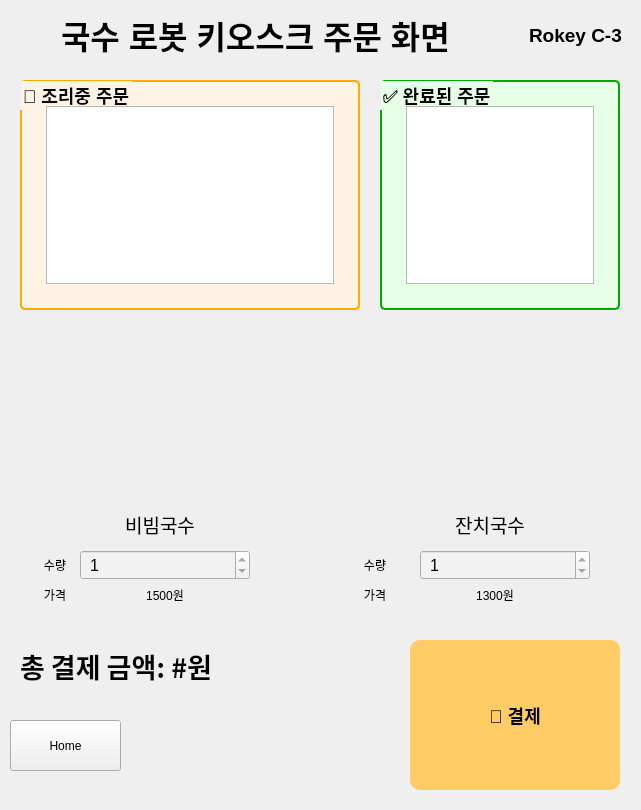
<?xml version="1.0" encoding="UTF-8"?>
<ui version="4.0">
 <class>Form</class>
 <widget class="QWidget" name="Form">
  <property name="geometry">
   <rect>
    <x>0</x>
    <y>0</y>
    <width>641</width>
    <height>810</height>
   </rect>
  </property>
  <property name="windowTitle">
   <string>Form</string>
  </property>
  <widget class="QLabel" name="logoLabel">
   <property name="geometry">
    <rect>
     <x>50</x>
     <y>330</y>
     <width>220</width>
     <height>200</height>
    </rect>
   </property>
   <property name="pixmap">
    <pixmap>비빔국수 이미지1.png</pixmap>
   </property>
   <property name="scaledContents">
    <bool>true</bool>
   </property>
   <property name="alignment">
    <set>Qt::AlignCenter</set>
   </property>
  </widget>
  <widget class="QPushButton" name="orderButton">
   <property name="geometry">
    <rect>
     <x>410</x>
     <y>640</y>
     <width>210</width>
     <height>150</height>
    </rect>
   </property>
   <property name="styleSheet">
    <string notr="true">
       QPushButton {
         background-color: #ffcc66;
         font-weight: bold;
         font-size: 18px;
         border-radius: 10px;
         padding: 10px;
       }
       QPushButton:hover {
         background-color: #ffdb85;
       }
      </string>
   </property>
   <property name="text">
    <string>🥢 결제</string>
   </property>
   <property name="iconSize">
    <size>
     <width>16</width>
     <height>16</height>
    </size>
   </property>
  </widget>
  <widget class="QLabel" name="logoLabel_2">
   <property name="geometry">
    <rect>
     <x>400</x>
     <y>320</y>
     <width>220</width>
     <height>200</height>
    </rect>
   </property>
   <property name="pixmap">
    <pixmap>잔치국수_이미지1.png</pixmap>
   </property>
   <property name="scaledContents">
    <bool>true</bool>
   </property>
   <property name="alignment">
    <set>Qt::AlignCenter</set>
   </property>
  </widget>
  <widget class="QGroupBox" name="waitingGroup_2">
   <property name="geometry">
    <rect>
     <x>20</x>
     <y>80</y>
     <width>340</width>
     <height>230</height>
    </rect>
   </property>
   <property name="styleSheet">
    <string notr="true">
         QGroupBox {
           background-color: #fff3e6;
           font-weight: bold;
           font-size: 18px;
           border: 2px solid #ffaa00;
           border-radius: 5px;
           padding: 15px;

         }
        </string>
   </property>
   <property name="title">
    <string>🔥 조리중 주문</string>
   </property>
   <layout class="QVBoxLayout" name="verticalLayout_6">
    <item>
     <widget class="QPlainTextEdit" name="waitingQueue_2">
      <property name="readOnly">
       <bool>true</bool>
      </property>
     </widget>
    </item>
   </layout>
  </widget>
  <widget class="QGroupBox" name="doneGroup_2">
   <property name="geometry">
    <rect>
     <x>380</x>
     <y>80</y>
     <width>240</width>
     <height>230</height>
    </rect>
   </property>
   <property name="styleSheet">
    <string notr="true">
         QGroupBox {
           background-color: #e6ffe6;
           font-weight: bold;
           font-size: 18px;
           border: 2px solid #00aa00;
           border-radius: 5px;
           padding: 15px;

         }
        </string>
   </property>
   <property name="title">
    <string>✅ 완료된 주문</string>
   </property>
   <layout class="QVBoxLayout" name="verticalLayout_5">
    <item>
     <widget class="QPlainTextEdit" name="doneQueue_2">
      <property name="readOnly">
       <bool>true</bool>
      </property>
     </widget>
    </item>
   </layout>
  </widget>
  <widget class="QWidget" name="horizontalLayoutWidget">
   <property name="geometry">
    <rect>
     <x>510</x>
     <y>0</y>
     <width>131</width>
     <height>71</height>
    </rect>
   </property>
   <layout class="QHBoxLayout" name="horizontalLayout_2">
    <item alignment="Qt::AlignHCenter">
     <widget class="QLabel" name="label">
      <property name="text">
       <string>&lt;html&gt;&lt;head/&gt;&lt;body&gt;&lt;p&gt;&lt;span style=&quot; font-size:14pt; font-weight:600;&quot;&gt;Rokey C-3&lt;/span&gt;&lt;/p&gt;&lt;/body&gt;&lt;/html&gt;</string>
      </property>
     </widget>
    </item>
   </layout>
  </widget>
  <widget class="QWidget" name="verticalLayoutWidget_2">
   <property name="geometry">
    <rect>
     <x>0</x>
     <y>0</y>
     <width>511</width>
     <height>71</height>
    </rect>
   </property>
   <layout class="QVBoxLayout" name="verticalLayout_4">
    <item alignment="Qt::AlignHCenter|Qt::AlignVCenter">
     <widget class="QLabel" name="title">
      <property name="text">
       <string>&lt;html&gt;&lt;head/&gt;&lt;body&gt;&lt;p&gt;&lt;span style=&quot; font-size:24pt; font-weight:600;&quot;&gt;국수 로봇 키오스크 주문 화면&lt;/span&gt;&lt;/p&gt;&lt;/body&gt;&lt;/html&gt;</string>
      </property>
     </widget>
    </item>
   </layout>
  </widget>
  <widget class="QLabel" name="label_2">
   <property name="geometry">
    <rect>
     <x>30</x>
     <y>510</y>
     <width>260</width>
     <height>30</height>
    </rect>
   </property>
   <property name="text">
    <string>&lt;html&gt;&lt;head/&gt;&lt;body&gt;&lt;p align=&quot;center&quot;&gt;&lt;span style=&quot; font-size:14pt;&quot;&gt;비빔국수&lt;/span&gt;&lt;/p&gt;&lt;/body&gt;&lt;/html&gt;</string>
   </property>
  </widget>
  <widget class="QLabel" name="label_3">
   <property name="geometry">
    <rect>
     <x>360</x>
     <y>510</y>
     <width>260</width>
     <height>30</height>
    </rect>
   </property>
   <property name="text">
    <string>&lt;html&gt;&lt;head/&gt;&lt;body&gt;&lt;p align=&quot;center&quot;&gt;&lt;span style=&quot; font-size:14pt;&quot;&gt;잔치국수&lt;/span&gt;&lt;/p&gt;&lt;/body&gt;&lt;/html&gt;</string>
   </property>
  </widget>
  <widget class="QSpinBox" name="orderQuantitySpin_4">
   <property name="geometry">
    <rect>
     <x>420</x>
     <y>550</y>
     <width>170</width>
     <height>30</height>
    </rect>
   </property>
   <property name="styleSheet">
    <string notr="true">
       QSpinBox {
         background-color: #f2f2f2;
         font-size: 16px;
         padding: 5px;
       }
      </string>
   </property>
   <property name="minimum">
    <number>1</number>
   </property>
   <property name="maximum">
    <number>1</number>
   </property>
   <property name="value">
    <number>1</number>
   </property>
  </widget>
  <widget class="QLabel" name="label_4">
   <property name="geometry">
    <rect>
     <x>340</x>
     <y>550</y>
     <width>70</width>
     <height>30</height>
    </rect>
   </property>
   <property name="text">
    <string>&lt;html&gt;&lt;head/&gt;&lt;body&gt;&lt;p align=&quot;center&quot;&gt;수량&lt;/p&gt;&lt;/body&gt;&lt;/html&gt;</string>
   </property>
  </widget>
  <widget class="QSpinBox" name="orderQuantitySpin_5">
   <property name="geometry">
    <rect>
     <x>80</x>
     <y>550</y>
     <width>170</width>
     <height>30</height>
    </rect>
   </property>
   <property name="styleSheet">
    <string notr="true">
       QSpinBox {
         background-color: #f2f2f2;
         font-size: 16px;
         padding: 5px;
       }
      </string>
   </property>
   <property name="minimum">
    <number>1</number>
   </property>
   <property name="maximum">
    <number>1</number>
   </property>
   <property name="value">
    <number>1</number>
   </property>
  </widget>
  <widget class="QLabel" name="label_5">
   <property name="geometry">
    <rect>
     <x>20</x>
     <y>550</y>
     <width>70</width>
     <height>30</height>
    </rect>
   </property>
   <property name="text">
    <string>&lt;html&gt;&lt;head/&gt;&lt;body&gt;&lt;p align=&quot;center&quot;&gt;수량&lt;/p&gt;&lt;/body&gt;&lt;/html&gt;</string>
   </property>
  </widget>
  <widget class="QLabel" name="label_6">
   <property name="geometry">
    <rect>
     <x>20</x>
     <y>580</y>
     <width>70</width>
     <height>30</height>
    </rect>
   </property>
   <property name="text">
    <string>&lt;html&gt;&lt;head/&gt;&lt;body&gt;&lt;p align=&quot;center&quot;&gt;가격&lt;/p&gt;&lt;/body&gt;&lt;/html&gt;</string>
   </property>
  </widget>
  <widget class="QLabel" name="label_7">
   <property name="geometry">
    <rect>
     <x>80</x>
     <y>580</y>
     <width>170</width>
     <height>30</height>
    </rect>
   </property>
   <property name="text">
    <string>&lt;html&gt;&lt;head/&gt;&lt;body&gt;&lt;p align=&quot;center&quot;&gt;1500원&lt;/p&gt;&lt;/body&gt;&lt;/html&gt;</string>
   </property>
  </widget>
  <widget class="QLabel" name="label_8">
   <property name="geometry">
    <rect>
     <x>410</x>
     <y>580</y>
     <width>170</width>
     <height>30</height>
    </rect>
   </property>
   <property name="text">
    <string>&lt;html&gt;&lt;head/&gt;&lt;body&gt;&lt;p align=&quot;center&quot;&gt;1300원&lt;/p&gt;&lt;/body&gt;&lt;/html&gt;</string>
   </property>
  </widget>
  <widget class="QLabel" name="label_9">
   <property name="geometry">
    <rect>
     <x>340</x>
     <y>580</y>
     <width>70</width>
     <height>30</height>
    </rect>
   </property>
   <property name="text">
    <string>&lt;html&gt;&lt;head/&gt;&lt;body&gt;&lt;p align=&quot;center&quot;&gt;가격&lt;/p&gt;&lt;/body&gt;&lt;/html&gt;</string>
   </property>
  </widget>
  <widget class="QLabel" name="label_11">
   <property name="geometry">
    <rect>
     <x>70</x>
     <y>330</y>
     <width>191</width>
     <height>181</height>
    </rect>
   </property>
   <property name="maximumSize">
    <size>
     <width>600</width>
     <height>600</height>
    </size>
   </property>
   <property name="text">
    <string/>
   </property>
   <property name="pixmap">
    <pixmap>../img_folder/비빔국수 이미지1.png</pixmap>
   </property>
   <property name="scaledContents">
    <bool>true</bool>
   </property>
  </widget>
  <widget class="QLabel" name="label_12">
   <property name="geometry">
    <rect>
     <x>400</x>
     <y>320</y>
     <width>181</width>
     <height>181</height>
    </rect>
   </property>
   <property name="maximumSize">
    <size>
     <width>600</width>
     <height>600</height>
    </size>
   </property>
   <property name="text">
    <string/>
   </property>
   <property name="pixmap">
    <pixmap>../img_folder/잔치국수_이미지1.png</pixmap>
   </property>
   <property name="scaledContents">
    <bool>true</bool>
   </property>
  </widget>
  <widget class="QPushButton" name="HomeButton">
   <property name="geometry">
    <rect>
     <x>10</x>
     <y>720</y>
     <width>111</width>
     <height>51</height>
    </rect>
   </property>
   <property name="text">
    <string>Home</string>
   </property>
  </widget>
  <widget class="QLabel" name="label_10">
   <property name="geometry">
    <rect>
     <x>20</x>
     <y>640</y>
     <width>371</width>
     <height>51</height>
    </rect>
   </property>
   <property name="font">
    <font>
     <family>Noto Sans CJK KR</family>
     <pointsize>20</pointsize>
     <weight>75</weight>
     <bold>true</bold>
    </font>
   </property>
   <property name="text">
    <string>총 결제 금액: #원</string>
   </property>
   <property name="scaledContents">
    <bool>true</bool>
   </property>
  </widget>
 </widget>
 <resources/>
 <connections/>
</ui>
